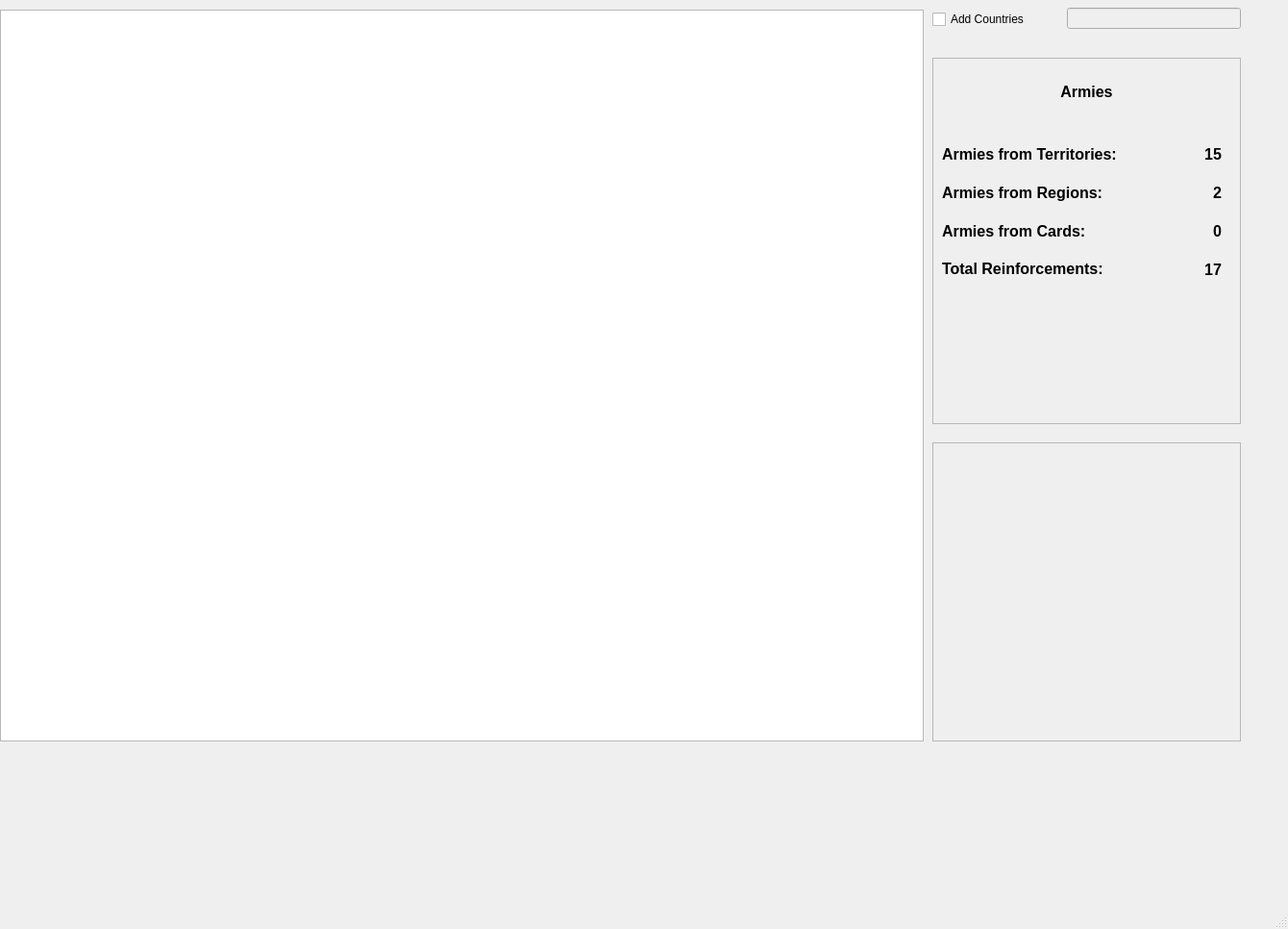
<?xml version="1.0" encoding="UTF-8"?>
<ui version="4.0">
 <class>MainWindow</class>
 <widget class="QMainWindow" name="MainWindow">
  <property name="geometry">
   <rect>
    <x>0</x>
    <y>0</y>
    <width>1340</width>
    <height>966</height>
   </rect>
  </property>
  <property name="windowTitle">
   <string>Game Board</string>
  </property>
  <widget class="QWidget" name="centralwidget">
   <widget class="QFrame" name="armyDisplay">
    <property name="geometry">
     <rect>
      <x>970</x>
      <y>60</y>
      <width>321</width>
      <height>381</height>
     </rect>
    </property>
    <property name="frameShape">
     <enum>QFrame::StyledPanel</enum>
    </property>
    <property name="frameShadow">
     <enum>QFrame::Raised</enum>
    </property>
    <widget class="QLabel" name="armiesTitle">
     <property name="geometry">
      <rect>
       <x>10</x>
       <y>10</y>
       <width>301</width>
       <height>51</height>
      </rect>
     </property>
     <property name="font">
      <font>
       <pointsize>12</pointsize>
       <bold>true</bold>
      </font>
     </property>
     <property name="text">
      <string>Armies</string>
     </property>
     <property name="textFormat">
      <enum>Qt::MarkdownText</enum>
     </property>
     <property name="alignment">
      <set>Qt::AlignCenter</set>
     </property>
    </widget>
    <widget class="QLabel" name="lblArmiesTerritories">
     <property name="geometry">
      <rect>
       <x>10</x>
       <y>80</y>
       <width>201</width>
       <height>41</height>
      </rect>
     </property>
     <property name="font">
      <font>
       <pointsize>12</pointsize>
       <bold>true</bold>
      </font>
     </property>
     <property name="text">
      <string>Armies from Territories:</string>
     </property>
    </widget>
    <widget class="QLabel" name="lblArmiesRegions">
     <property name="geometry">
      <rect>
       <x>10</x>
       <y>120</y>
       <width>231</width>
       <height>41</height>
      </rect>
     </property>
     <property name="font">
      <font>
       <pointsize>12</pointsize>
       <bold>true</bold>
      </font>
     </property>
     <property name="text">
      <string>Armies from Regions:</string>
     </property>
    </widget>
    <widget class="QLabel" name="lblArmiesCards">
     <property name="geometry">
      <rect>
       <x>10</x>
       <y>160</y>
       <width>201</width>
       <height>41</height>
      </rect>
     </property>
     <property name="font">
      <font>
       <pointsize>12</pointsize>
       <bold>true</bold>
      </font>
     </property>
     <property name="text">
      <string>Armies from Cards:</string>
     </property>
    </widget>
    <widget class="QLabel" name="numArmiesTerritories">
     <property name="geometry">
      <rect>
       <x>250</x>
       <y>80</y>
       <width>51</width>
       <height>41</height>
      </rect>
     </property>
     <property name="font">
      <font>
       <pointsize>12</pointsize>
       <bold>true</bold>
      </font>
     </property>
     <property name="text">
      <string>15</string>
     </property>
     <property name="alignment">
      <set>Qt::AlignRight|Qt::AlignTrailing|Qt::AlignVCenter</set>
     </property>
    </widget>
    <widget class="QLabel" name="numArmiesRegions">
     <property name="geometry">
      <rect>
       <x>250</x>
       <y>120</y>
       <width>51</width>
       <height>41</height>
      </rect>
     </property>
     <property name="font">
      <font>
       <pointsize>12</pointsize>
       <bold>true</bold>
      </font>
     </property>
     <property name="text">
      <string>2</string>
     </property>
     <property name="alignment">
      <set>Qt::AlignRight|Qt::AlignTrailing|Qt::AlignVCenter</set>
     </property>
    </widget>
    <widget class="QLabel" name="numArmiesCards">
     <property name="geometry">
      <rect>
       <x>250</x>
       <y>160</y>
       <width>51</width>
       <height>41</height>
      </rect>
     </property>
     <property name="font">
      <font>
       <pointsize>12</pointsize>
       <bold>true</bold>
      </font>
     </property>
     <property name="text">
      <string>0</string>
     </property>
     <property name="alignment">
      <set>Qt::AlignRight|Qt::AlignTrailing|Qt::AlignVCenter</set>
     </property>
    </widget>
    <widget class="QLabel" name="lblTotalArmies">
     <property name="geometry">
      <rect>
       <x>10</x>
       <y>199</y>
       <width>201</width>
       <height>41</height>
      </rect>
     </property>
     <property name="font">
      <font>
       <pointsize>12</pointsize>
       <bold>true</bold>
      </font>
     </property>
     <property name="text">
      <string>Total Reinforcements:</string>
     </property>
    </widget>
    <widget class="QLabel" name="numTotalArmies">
     <property name="geometry">
      <rect>
       <x>250</x>
       <y>200</y>
       <width>51</width>
       <height>41</height>
      </rect>
     </property>
     <property name="font">
      <font>
       <pointsize>12</pointsize>
       <bold>true</bold>
      </font>
     </property>
     <property name="text">
      <string>17</string>
     </property>
     <property name="alignment">
      <set>Qt::AlignRight|Qt::AlignTrailing|Qt::AlignVCenter</set>
     </property>
    </widget>
   </widget>
   <widget class="QFrame" name="cardDisplay">
    <property name="geometry">
     <rect>
      <x>970</x>
      <y>460</y>
      <width>321</width>
      <height>311</height>
     </rect>
    </property>
    <property name="frameShape">
     <enum>QFrame::StyledPanel</enum>
    </property>
    <property name="frameShadow">
     <enum>QFrame::Raised</enum>
    </property>
   </widget>
   <widget class="QGraphicsView" name="mapView">
    <property name="geometry">
     <rect>
      <x>0</x>
      <y>10</y>
      <width>961</width>
      <height>761</height>
     </rect>
    </property>
   </widget>
   <widget class="QCheckBox" name="cbxAddCountries">
    <property name="geometry">
     <rect>
      <x>970</x>
      <y>10</y>
      <width>111</width>
      <height>20</height>
     </rect>
    </property>
    <property name="text">
     <string>Add Countries</string>
    </property>
   </widget>
   <widget class="QLineEdit" name="linCountry">
    <property name="enabled">
     <bool>false</bool>
    </property>
    <property name="geometry">
     <rect>
      <x>1110</x>
      <y>8</y>
      <width>181</width>
      <height>22</height>
     </rect>
    </property>
   </widget>
  </widget>
  <widget class="QMenuBar" name="menubar">
   <property name="geometry">
    <rect>
     <x>0</x>
     <y>0</y>
     <width>1340</width>
     <height>22</height>
    </rect>
   </property>
  </widget>
  <widget class="QStatusBar" name="statusbar"/>
 </widget>
 <resources/>
 <connections/>
</ui>
